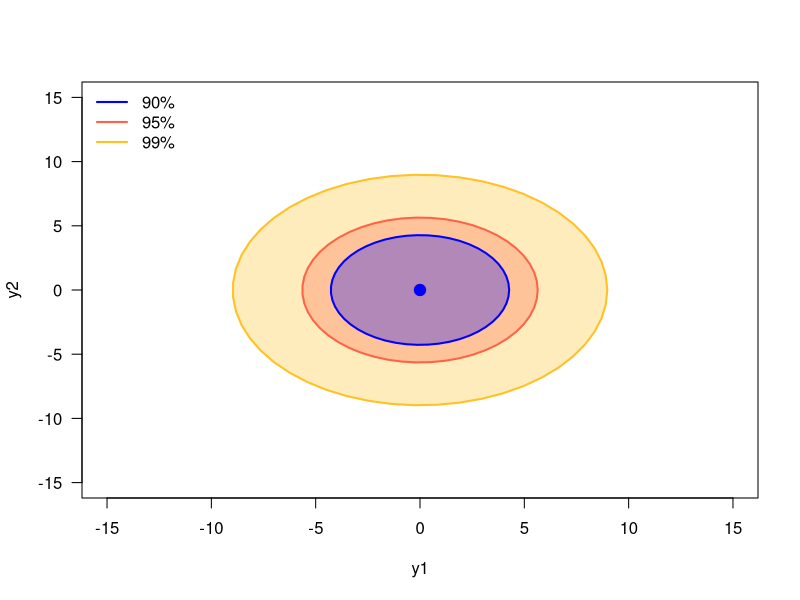
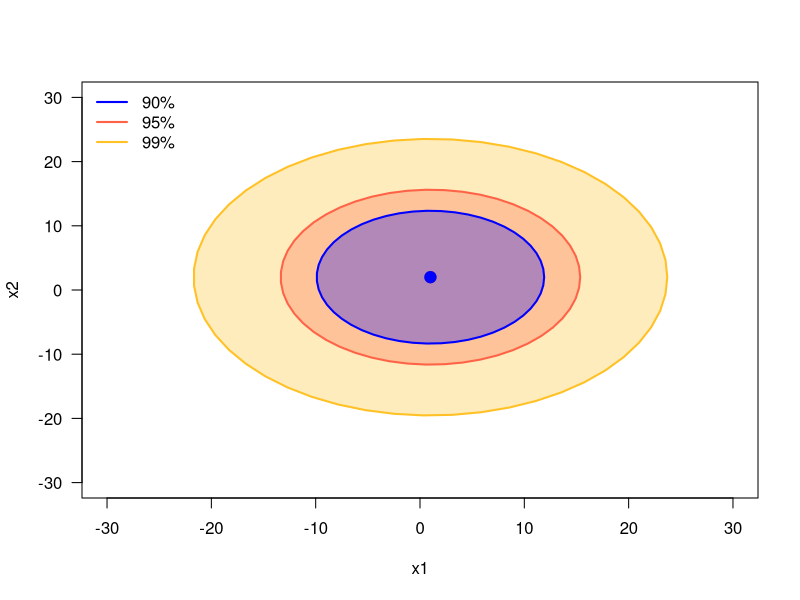

Source code (R) for these figures, in order:
####### TEMA: DISTRIBUCIONES MULTIVARIANTES #######
####### EJEMPLO #######


# Parámetros

mu.x <- c(1,2); mu.x
mu.y <- c(0,0); mu.y
sigma.x <- matrix(c(6,0,0,5),2); sigma.x
sigma.y <- diag(2); sigma.y

# Número de observaciones

n <- 50

# Parámetros

p <- 2

# Muestrales

m.x <- c(0.75,1.5); m.x
m.y <- c(0.5,-0.5); m.y
s.x <- matrix(c(5,0,0,4.5),2); s.x
s.y <- matrix(c(0.75,0,0,0.75),2);s.y

## Region de confianza - Elipse (99%, 95% y 90%)

install.packages("car")
library(car)

plot(x=NULL, y=NULL,
     xlab = "y1", ylab = "y2",
     xlim = c(-15,15),
     ylim = c(-15,15), las = 1)
car::ellipse(center = mu.y,
             shape = s.y,
             col = "goldenrod1",
             fill = TRUE,
             radius = (p*(n-1)/(n-p)*qf(0.99,p,n-p)))
car::ellipse(center = mu.y, shape = s.y,
             col = "tomato", fill = TRUE,
             radius = (p*(n-1)/(n-p)*qf(0.95,p,n-p)))
car::ellipse(center = mu.y, shape = s.y,
             col = "blue", fill = TRUE,
             radius = (p*(n-1)/(n-p)*qf(0.90,p,n-p)))
legend("topleft", col = c("blue", "tomato", "goldenrod1"),
       lwd = 2, bty = "n",
       legend = c("90%","95%","99%"))

## Número de observaciones

n <- 60


plot(x=NULL, y=NULL,
     xlab = "x1", ylab = "x2",
     xlim = c(-30,30),
     ylim = c(-30,30), las = 1)
car::ellipse(center = mu.x,
             shape = s.x,
             col = "goldenrod1",
             fill = TRUE,
             radius = (p*(n-1)/(n-p)*qf(0.99,p,n-p)))
car::ellipse(center = mu.x, shape = s.x,
             col = "tomato", fill = TRUE,
             radius = (p*(n-1)/(n-p)*qf(0.95,p,n-p)))
car::ellipse(center = mu.x, shape = s.x,
             col = "blue", fill = TRUE,
             radius = (p*(n-1)/(n-p)*qf(0.90,p,n-p)))
legend("topleft", col = c("blue", "tomato", "goldenrod1"),
       lwd = 2, bty = "n",
       legend = c("90%","95%","99%"))

